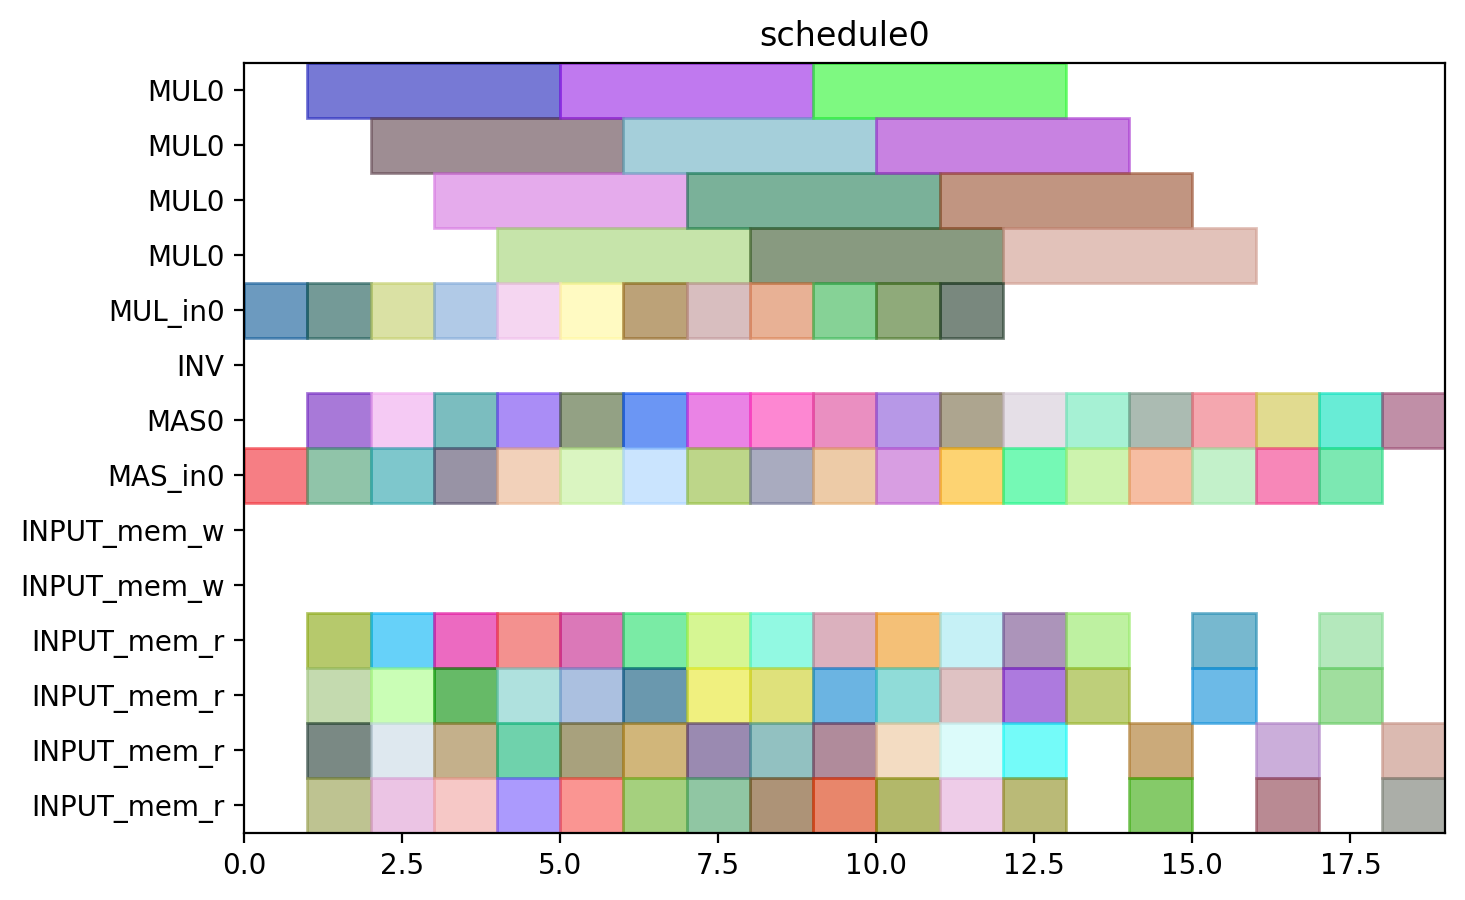

The Python source for this figure:
from pyschedule import Scenario, solvers, plotters, alt


def solve():
	horizon = 110
	S = Scenario("schedule0", horizon=horizon)

	# resource
	MUL = S.Resources('MUL', num=1, size=4)
	MUL_in = S.Resources('MUL_in', num=1)
	INV = S.Resource('INV')
	MAS = S.Resources('MAS', num=1, size=1, periods=range(1, horizon))
	MAS_in = S.Resources('MAS_in', num=1)
	INPUT_mem_w = S.Resource('INPUT_mem_w', size=2)
	INPUT_mem_r = S.Resource('INPUT_mem_r', size=4)

	# result of previous scheduling

	# new tasks
	c_t0_t0_t0_in = S.Task('c_t0_t0_t0_in', length=1, delay_cost=1)
	c_t0_t0_t0_in += alt(MUL_in)
	c_t0_t0_t0 = S.Task('c_t0_t0_t0', length=4, delay_cost=1)
	c_t0_t0_t0 += alt(MUL)
	S += c_t0_t0_t0>=c_t0_t0_t0_in

	c_t0_t0_t0_mem0 = S.Task('c_t0_t0_t0_mem0', length=1, delay_cost=1)
	c_t0_t0_t0_mem0 += INPUT_mem_r
	S += c_t0_t0_t0_mem0-1 <= c_t0_t0_t0

	c_t0_t0_t0_mem1 = S.Task('c_t0_t0_t0_mem1', length=1, delay_cost=1)
	c_t0_t0_t0_mem1 += INPUT_mem_r
	S += c_t0_t0_t0_mem1-1 <= c_t0_t0_t0

	c_t0_t0_t1_in = S.Task('c_t0_t0_t1_in', length=1, delay_cost=1)
	c_t0_t0_t1_in += alt(MUL_in)
	c_t0_t0_t1 = S.Task('c_t0_t0_t1', length=4, delay_cost=1)
	c_t0_t0_t1 += alt(MUL)
	S += c_t0_t0_t1>=c_t0_t0_t1_in

	c_t0_t0_t1_mem0 = S.Task('c_t0_t0_t1_mem0', length=1, delay_cost=1)
	c_t0_t0_t1_mem0 += INPUT_mem_r
	S += c_t0_t0_t1_mem0-1 <= c_t0_t0_t1

	c_t0_t0_t1_mem1 = S.Task('c_t0_t0_t1_mem1', length=1, delay_cost=1)
	c_t0_t0_t1_mem1 += INPUT_mem_r
	S += c_t0_t0_t1_mem1-1 <= c_t0_t0_t1

	c_t0_t0_t2_in = S.Task('c_t0_t0_t2_in', length=1, delay_cost=1)
	c_t0_t0_t2_in += alt(MAS_in)
	c_t0_t0_t2 = S.Task('c_t0_t0_t2', length=1, delay_cost=1)
	c_t0_t0_t2 += alt(MAS)

	S += c_t0_t0_t2>=c_t0_t0_t2_in

	c_t0_t0_t2_mem0 = S.Task('c_t0_t0_t2_mem0', length=1, delay_cost=1)
	c_t0_t0_t2_mem0 += INPUT_mem_r
	S += c_t0_t0_t2_mem0-1 <= c_t0_t0_t2

	c_t0_t0_t2_mem1 = S.Task('c_t0_t0_t2_mem1', length=1, delay_cost=1)
	c_t0_t0_t2_mem1 += INPUT_mem_r
	S += c_t0_t0_t2_mem1-1 <= c_t0_t0_t2

	c_t0_t0_t3_in = S.Task('c_t0_t0_t3_in', length=1, delay_cost=1)
	c_t0_t0_t3_in += alt(MAS_in)
	c_t0_t0_t3 = S.Task('c_t0_t0_t3', length=1, delay_cost=1)
	c_t0_t0_t3 += alt(MAS)

	S += c_t0_t0_t3>=c_t0_t0_t3_in

	c_t0_t0_t3_mem0 = S.Task('c_t0_t0_t3_mem0', length=1, delay_cost=1)
	c_t0_t0_t3_mem0 += INPUT_mem_r
	S += c_t0_t0_t3_mem0-1 <= c_t0_t0_t3

	c_t0_t0_t3_mem1 = S.Task('c_t0_t0_t3_mem1', length=1, delay_cost=1)
	c_t0_t0_t3_mem1 += INPUT_mem_r
	S += c_t0_t0_t3_mem1-1 <= c_t0_t0_t3

	c_t0_t1_t0_in = S.Task('c_t0_t1_t0_in', length=1, delay_cost=1)
	c_t0_t1_t0_in += alt(MUL_in)
	c_t0_t1_t0 = S.Task('c_t0_t1_t0', length=4, delay_cost=1)
	c_t0_t1_t0 += alt(MUL)
	S += c_t0_t1_t0>=c_t0_t1_t0_in

	c_t0_t1_t0_mem0 = S.Task('c_t0_t1_t0_mem0', length=1, delay_cost=1)
	c_t0_t1_t0_mem0 += INPUT_mem_r
	S += c_t0_t1_t0_mem0-1 <= c_t0_t1_t0

	c_t0_t1_t0_mem1 = S.Task('c_t0_t1_t0_mem1', length=1, delay_cost=1)
	c_t0_t1_t0_mem1 += INPUT_mem_r
	S += c_t0_t1_t0_mem1-1 <= c_t0_t1_t0

	c_t0_t1_t1_in = S.Task('c_t0_t1_t1_in', length=1, delay_cost=1)
	c_t0_t1_t1_in += alt(MUL_in)
	c_t0_t1_t1 = S.Task('c_t0_t1_t1', length=4, delay_cost=1)
	c_t0_t1_t1 += alt(MUL)
	S += c_t0_t1_t1>=c_t0_t1_t1_in

	c_t0_t1_t1_mem0 = S.Task('c_t0_t1_t1_mem0', length=1, delay_cost=1)
	c_t0_t1_t1_mem0 += INPUT_mem_r
	S += c_t0_t1_t1_mem0-1 <= c_t0_t1_t1

	c_t0_t1_t1_mem1 = S.Task('c_t0_t1_t1_mem1', length=1, delay_cost=1)
	c_t0_t1_t1_mem1 += INPUT_mem_r
	S += c_t0_t1_t1_mem1-1 <= c_t0_t1_t1

	c_t0_t1_t2_in = S.Task('c_t0_t1_t2_in', length=1, delay_cost=1)
	c_t0_t1_t2_in += alt(MAS_in)
	c_t0_t1_t2 = S.Task('c_t0_t1_t2', length=1, delay_cost=1)
	c_t0_t1_t2 += alt(MAS)

	S += c_t0_t1_t2>=c_t0_t1_t2_in

	c_t0_t1_t2_mem0 = S.Task('c_t0_t1_t2_mem0', length=1, delay_cost=1)
	c_t0_t1_t2_mem0 += INPUT_mem_r
	S += c_t0_t1_t2_mem0-1 <= c_t0_t1_t2

	c_t0_t1_t2_mem1 = S.Task('c_t0_t1_t2_mem1', length=1, delay_cost=1)
	c_t0_t1_t2_mem1 += INPUT_mem_r
	S += c_t0_t1_t2_mem1-1 <= c_t0_t1_t2

	c_t0_t1_t3_in = S.Task('c_t0_t1_t3_in', length=1, delay_cost=1)
	c_t0_t1_t3_in += alt(MAS_in)
	c_t0_t1_t3 = S.Task('c_t0_t1_t3', length=1, delay_cost=1)
	c_t0_t1_t3 += alt(MAS)

	S += c_t0_t1_t3>=c_t0_t1_t3_in

	c_t0_t1_t3_mem0 = S.Task('c_t0_t1_t3_mem0', length=1, delay_cost=1)
	c_t0_t1_t3_mem0 += INPUT_mem_r
	S += c_t0_t1_t3_mem0-1 <= c_t0_t1_t3

	c_t0_t1_t3_mem1 = S.Task('c_t0_t1_t3_mem1', length=1, delay_cost=1)
	c_t0_t1_t3_mem1 += INPUT_mem_r
	S += c_t0_t1_t3_mem1-1 <= c_t0_t1_t3

	c_t0_t20_in = S.Task('c_t0_t20_in', length=1, delay_cost=1)
	c_t0_t20_in += alt(MAS_in)
	c_t0_t20 = S.Task('c_t0_t20', length=1, delay_cost=1)
	c_t0_t20 += alt(MAS)

	S += c_t0_t20>=c_t0_t20_in

	c_t0_t20_mem0 = S.Task('c_t0_t20_mem0', length=1, delay_cost=1)
	c_t0_t20_mem0 += INPUT_mem_r
	S += c_t0_t20_mem0-1 <= c_t0_t20

	c_t0_t20_mem1 = S.Task('c_t0_t20_mem1', length=1, delay_cost=1)
	c_t0_t20_mem1 += INPUT_mem_r
	S += c_t0_t20_mem1-1 <= c_t0_t20

	c_t0_t21_in = S.Task('c_t0_t21_in', length=1, delay_cost=1)
	c_t0_t21_in += alt(MAS_in)
	c_t0_t21 = S.Task('c_t0_t21', length=1, delay_cost=1)
	c_t0_t21 += alt(MAS)

	S += c_t0_t21>=c_t0_t21_in

	c_t0_t21_mem0 = S.Task('c_t0_t21_mem0', length=1, delay_cost=1)
	c_t0_t21_mem0 += INPUT_mem_r
	S += c_t0_t21_mem0-1 <= c_t0_t21

	c_t0_t21_mem1 = S.Task('c_t0_t21_mem1', length=1, delay_cost=1)
	c_t0_t21_mem1 += INPUT_mem_r
	S += c_t0_t21_mem1-1 <= c_t0_t21

	c_t0_t30_in = S.Task('c_t0_t30_in', length=1, delay_cost=1)
	c_t0_t30_in += alt(MAS_in)
	c_t0_t30 = S.Task('c_t0_t30', length=1, delay_cost=1)
	c_t0_t30 += alt(MAS)

	S += c_t0_t30>=c_t0_t30_in

	c_t0_t30_mem0 = S.Task('c_t0_t30_mem0', length=1, delay_cost=1)
	c_t0_t30_mem0 += INPUT_mem_r
	S += c_t0_t30_mem0-1 <= c_t0_t30

	c_t0_t30_mem1 = S.Task('c_t0_t30_mem1', length=1, delay_cost=1)
	c_t0_t30_mem1 += INPUT_mem_r
	S += c_t0_t30_mem1-1 <= c_t0_t30

	c_t0_t31_in = S.Task('c_t0_t31_in', length=1, delay_cost=1)
	c_t0_t31_in += alt(MAS_in)
	c_t0_t31 = S.Task('c_t0_t31', length=1, delay_cost=1)
	c_t0_t31 += alt(MAS)

	S += c_t0_t31>=c_t0_t31_in

	c_t0_t31_mem0 = S.Task('c_t0_t31_mem0', length=1, delay_cost=1)
	c_t0_t31_mem0 += INPUT_mem_r
	S += c_t0_t31_mem0-1 <= c_t0_t31

	c_t0_t31_mem1 = S.Task('c_t0_t31_mem1', length=1, delay_cost=1)
	c_t0_t31_mem1 += INPUT_mem_r
	S += c_t0_t31_mem1-1 <= c_t0_t31

	c_t1_t0_t0_in = S.Task('c_t1_t0_t0_in', length=1, delay_cost=1)
	c_t1_t0_t0_in += alt(MUL_in)
	c_t1_t0_t0 = S.Task('c_t1_t0_t0', length=4, delay_cost=1)
	c_t1_t0_t0 += alt(MUL)
	S += c_t1_t0_t0>=c_t1_t0_t0_in

	c_t1_t0_t0_mem0 = S.Task('c_t1_t0_t0_mem0', length=1, delay_cost=1)
	c_t1_t0_t0_mem0 += INPUT_mem_r
	S += c_t1_t0_t0_mem0-1 <= c_t1_t0_t0

	c_t1_t0_t0_mem1 = S.Task('c_t1_t0_t0_mem1', length=1, delay_cost=1)
	c_t1_t0_t0_mem1 += INPUT_mem_r
	S += c_t1_t0_t0_mem1-1 <= c_t1_t0_t0

	c_t1_t0_t1_in = S.Task('c_t1_t0_t1_in', length=1, delay_cost=1)
	c_t1_t0_t1_in += alt(MUL_in)
	c_t1_t0_t1 = S.Task('c_t1_t0_t1', length=4, delay_cost=1)
	c_t1_t0_t1 += alt(MUL)
	S += c_t1_t0_t1>=c_t1_t0_t1_in

	c_t1_t0_t1_mem0 = S.Task('c_t1_t0_t1_mem0', length=1, delay_cost=1)
	c_t1_t0_t1_mem0 += INPUT_mem_r
	S += c_t1_t0_t1_mem0-1 <= c_t1_t0_t1

	c_t1_t0_t1_mem1 = S.Task('c_t1_t0_t1_mem1', length=1, delay_cost=1)
	c_t1_t0_t1_mem1 += INPUT_mem_r
	S += c_t1_t0_t1_mem1-1 <= c_t1_t0_t1

	c_t1_t0_t2_in = S.Task('c_t1_t0_t2_in', length=1, delay_cost=1)
	c_t1_t0_t2_in += alt(MAS_in)
	c_t1_t0_t2 = S.Task('c_t1_t0_t2', length=1, delay_cost=1)
	c_t1_t0_t2 += alt(MAS)

	S += c_t1_t0_t2>=c_t1_t0_t2_in

	c_t1_t0_t2_mem0 = S.Task('c_t1_t0_t2_mem0', length=1, delay_cost=1)
	c_t1_t0_t2_mem0 += INPUT_mem_r
	S += c_t1_t0_t2_mem0-1 <= c_t1_t0_t2

	c_t1_t0_t2_mem1 = S.Task('c_t1_t0_t2_mem1', length=1, delay_cost=1)
	c_t1_t0_t2_mem1 += INPUT_mem_r
	S += c_t1_t0_t2_mem1-1 <= c_t1_t0_t2

	c_t1_t0_t3_in = S.Task('c_t1_t0_t3_in', length=1, delay_cost=1)
	c_t1_t0_t3_in += alt(MAS_in)
	c_t1_t0_t3 = S.Task('c_t1_t0_t3', length=1, delay_cost=1)
	c_t1_t0_t3 += alt(MAS)

	S += c_t1_t0_t3>=c_t1_t0_t3_in

	c_t1_t0_t3_mem0 = S.Task('c_t1_t0_t3_mem0', length=1, delay_cost=1)
	c_t1_t0_t3_mem0 += INPUT_mem_r
	S += c_t1_t0_t3_mem0-1 <= c_t1_t0_t3

	c_t1_t0_t3_mem1 = S.Task('c_t1_t0_t3_mem1', length=1, delay_cost=1)
	c_t1_t0_t3_mem1 += INPUT_mem_r
	S += c_t1_t0_t3_mem1-1 <= c_t1_t0_t3

	c_t1_t1_t0_in = S.Task('c_t1_t1_t0_in', length=1, delay_cost=1)
	c_t1_t1_t0_in += alt(MUL_in)
	c_t1_t1_t0 = S.Task('c_t1_t1_t0', length=4, delay_cost=1)
	c_t1_t1_t0 += alt(MUL)
	S += c_t1_t1_t0>=c_t1_t1_t0_in

	c_t1_t1_t0_mem0 = S.Task('c_t1_t1_t0_mem0', length=1, delay_cost=1)
	c_t1_t1_t0_mem0 += INPUT_mem_r
	S += c_t1_t1_t0_mem0-1 <= c_t1_t1_t0

	c_t1_t1_t0_mem1 = S.Task('c_t1_t1_t0_mem1', length=1, delay_cost=1)
	c_t1_t1_t0_mem1 += INPUT_mem_r
	S += c_t1_t1_t0_mem1-1 <= c_t1_t1_t0

	c_t1_t1_t1_in = S.Task('c_t1_t1_t1_in', length=1, delay_cost=1)
	c_t1_t1_t1_in += alt(MUL_in)
	c_t1_t1_t1 = S.Task('c_t1_t1_t1', length=4, delay_cost=1)
	c_t1_t1_t1 += alt(MUL)
	S += c_t1_t1_t1>=c_t1_t1_t1_in

	c_t1_t1_t1_mem0 = S.Task('c_t1_t1_t1_mem0', length=1, delay_cost=1)
	c_t1_t1_t1_mem0 += INPUT_mem_r
	S += c_t1_t1_t1_mem0-1 <= c_t1_t1_t1

	c_t1_t1_t1_mem1 = S.Task('c_t1_t1_t1_mem1', length=1, delay_cost=1)
	c_t1_t1_t1_mem1 += INPUT_mem_r
	S += c_t1_t1_t1_mem1-1 <= c_t1_t1_t1

	c_t1_t1_t2_in = S.Task('c_t1_t1_t2_in', length=1, delay_cost=1)
	c_t1_t1_t2_in += alt(MAS_in)
	c_t1_t1_t2 = S.Task('c_t1_t1_t2', length=1, delay_cost=1)
	c_t1_t1_t2 += alt(MAS)

	S += c_t1_t1_t2>=c_t1_t1_t2_in

	c_t1_t1_t2_mem0 = S.Task('c_t1_t1_t2_mem0', length=1, delay_cost=1)
	c_t1_t1_t2_mem0 += INPUT_mem_r
	S += c_t1_t1_t2_mem0-1 <= c_t1_t1_t2

	c_t1_t1_t2_mem1 = S.Task('c_t1_t1_t2_mem1', length=1, delay_cost=1)
	c_t1_t1_t2_mem1 += INPUT_mem_r
	S += c_t1_t1_t2_mem1-1 <= c_t1_t1_t2

	c_t1_t1_t3_in = S.Task('c_t1_t1_t3_in', length=1, delay_cost=1)
	c_t1_t1_t3_in += alt(MAS_in)
	c_t1_t1_t3 = S.Task('c_t1_t1_t3', length=1, delay_cost=1)
	c_t1_t1_t3 += alt(MAS)

	S += c_t1_t1_t3>=c_t1_t1_t3_in

	c_t1_t1_t3_mem0 = S.Task('c_t1_t1_t3_mem0', length=1, delay_cost=1)
	c_t1_t1_t3_mem0 += INPUT_mem_r
	S += c_t1_t1_t3_mem0-1 <= c_t1_t1_t3

	c_t1_t1_t3_mem1 = S.Task('c_t1_t1_t3_mem1', length=1, delay_cost=1)
	c_t1_t1_t3_mem1 += INPUT_mem_r
	S += c_t1_t1_t3_mem1-1 <= c_t1_t1_t3

	c_t1_t20_in = S.Task('c_t1_t20_in', length=1, delay_cost=1)
	c_t1_t20_in += alt(MAS_in)
	c_t1_t20 = S.Task('c_t1_t20', length=1, delay_cost=1)
	c_t1_t20 += alt(MAS)

	S += c_t1_t20>=c_t1_t20_in

	c_t1_t20_mem0 = S.Task('c_t1_t20_mem0', length=1, delay_cost=1)
	c_t1_t20_mem0 += INPUT_mem_r
	S += c_t1_t20_mem0-1 <= c_t1_t20

	c_t1_t20_mem1 = S.Task('c_t1_t20_mem1', length=1, delay_cost=1)
	c_t1_t20_mem1 += INPUT_mem_r
	S += c_t1_t20_mem1-1 <= c_t1_t20

	c_t1_t21_in = S.Task('c_t1_t21_in', length=1, delay_cost=1)
	c_t1_t21_in += alt(MAS_in)
	c_t1_t21 = S.Task('c_t1_t21', length=1, delay_cost=1)
	c_t1_t21 += alt(MAS)

	S += c_t1_t21>=c_t1_t21_in

	c_t1_t21_mem0 = S.Task('c_t1_t21_mem0', length=1, delay_cost=1)
	c_t1_t21_mem0 += INPUT_mem_r
	S += c_t1_t21_mem0-1 <= c_t1_t21

	c_t1_t21_mem1 = S.Task('c_t1_t21_mem1', length=1, delay_cost=1)
	c_t1_t21_mem1 += INPUT_mem_r
	S += c_t1_t21_mem1-1 <= c_t1_t21

	c_t1_t30_in = S.Task('c_t1_t30_in', length=1, delay_cost=1)
	c_t1_t30_in += alt(MAS_in)
	c_t1_t30 = S.Task('c_t1_t30', length=1, delay_cost=1)
	c_t1_t30 += alt(MAS)

	S += c_t1_t30>=c_t1_t30_in

	c_t1_t30_mem0 = S.Task('c_t1_t30_mem0', length=1, delay_cost=1)
	c_t1_t30_mem0 += INPUT_mem_r
	S += c_t1_t30_mem0-1 <= c_t1_t30

	c_t1_t30_mem1 = S.Task('c_t1_t30_mem1', length=1, delay_cost=1)
	c_t1_t30_mem1 += INPUT_mem_r
	S += c_t1_t30_mem1-1 <= c_t1_t30

	c_t1_t31_in = S.Task('c_t1_t31_in', length=1, delay_cost=1)
	c_t1_t31_in += alt(MAS_in)
	c_t1_t31 = S.Task('c_t1_t31', length=1, delay_cost=1)
	c_t1_t31 += alt(MAS)

	S += c_t1_t31>=c_t1_t31_in

	c_t1_t31_mem0 = S.Task('c_t1_t31_mem0', length=1, delay_cost=1)
	c_t1_t31_mem0 += INPUT_mem_r
	S += c_t1_t31_mem0-1 <= c_t1_t31

	c_t1_t31_mem1 = S.Task('c_t1_t31_mem1', length=1, delay_cost=1)
	c_t1_t31_mem1 += INPUT_mem_r
	S += c_t1_t31_mem1-1 <= c_t1_t31

	c_t2_t0_t0_in = S.Task('c_t2_t0_t0_in', length=1, delay_cost=1)
	c_t2_t0_t0_in += alt(MUL_in)
	c_t2_t0_t0 = S.Task('c_t2_t0_t0', length=4, delay_cost=1)
	c_t2_t0_t0 += alt(MUL)
	S += c_t2_t0_t0>=c_t2_t0_t0_in

	c_t2_t0_t0_mem0 = S.Task('c_t2_t0_t0_mem0', length=1, delay_cost=1)
	c_t2_t0_t0_mem0 += INPUT_mem_r
	S += c_t2_t0_t0_mem0-1 <= c_t2_t0_t0

	c_t2_t0_t0_mem1 = S.Task('c_t2_t0_t0_mem1', length=1, delay_cost=1)
	c_t2_t0_t0_mem1 += INPUT_mem_r
	S += c_t2_t0_t0_mem1-1 <= c_t2_t0_t0

	c_t2_t0_t1_in = S.Task('c_t2_t0_t1_in', length=1, delay_cost=1)
	c_t2_t0_t1_in += alt(MUL_in)
	c_t2_t0_t1 = S.Task('c_t2_t0_t1', length=4, delay_cost=1)
	c_t2_t0_t1 += alt(MUL)
	S += c_t2_t0_t1>=c_t2_t0_t1_in

	c_t2_t0_t1_mem0 = S.Task('c_t2_t0_t1_mem0', length=1, delay_cost=1)
	c_t2_t0_t1_mem0 += INPUT_mem_r
	S += c_t2_t0_t1_mem0-1 <= c_t2_t0_t1

	c_t2_t0_t1_mem1 = S.Task('c_t2_t0_t1_mem1', length=1, delay_cost=1)
	c_t2_t0_t1_mem1 += INPUT_mem_r
	S += c_t2_t0_t1_mem1-1 <= c_t2_t0_t1

	c_t2_t0_t2_in = S.Task('c_t2_t0_t2_in', length=1, delay_cost=1)
	c_t2_t0_t2_in += alt(MAS_in)
	c_t2_t0_t2 = S.Task('c_t2_t0_t2', length=1, delay_cost=1)
	c_t2_t0_t2 += alt(MAS)

	S += c_t2_t0_t2>=c_t2_t0_t2_in

	c_t2_t0_t2_mem0 = S.Task('c_t2_t0_t2_mem0', length=1, delay_cost=1)
	c_t2_t0_t2_mem0 += INPUT_mem_r
	S += c_t2_t0_t2_mem0-1 <= c_t2_t0_t2

	c_t2_t0_t2_mem1 = S.Task('c_t2_t0_t2_mem1', length=1, delay_cost=1)
	c_t2_t0_t2_mem1 += INPUT_mem_r
	S += c_t2_t0_t2_mem1-1 <= c_t2_t0_t2

	c_t2_t0_t3_in = S.Task('c_t2_t0_t3_in', length=1, delay_cost=1)
	c_t2_t0_t3_in += alt(MAS_in)
	c_t2_t0_t3 = S.Task('c_t2_t0_t3', length=1, delay_cost=1)
	c_t2_t0_t3 += alt(MAS)

	S += c_t2_t0_t3>=c_t2_t0_t3_in

	c_t2_t0_t3_mem0 = S.Task('c_t2_t0_t3_mem0', length=1, delay_cost=1)
	c_t2_t0_t3_mem0 += INPUT_mem_r
	S += c_t2_t0_t3_mem0-1 <= c_t2_t0_t3

	c_t2_t0_t3_mem1 = S.Task('c_t2_t0_t3_mem1', length=1, delay_cost=1)
	c_t2_t0_t3_mem1 += INPUT_mem_r
	S += c_t2_t0_t3_mem1-1 <= c_t2_t0_t3

	c_t2_t1_t0_in = S.Task('c_t2_t1_t0_in', length=1, delay_cost=1)
	c_t2_t1_t0_in += alt(MUL_in)
	c_t2_t1_t0 = S.Task('c_t2_t1_t0', length=4, delay_cost=1)
	c_t2_t1_t0 += alt(MUL)
	S += c_t2_t1_t0>=c_t2_t1_t0_in

	c_t2_t1_t0_mem0 = S.Task('c_t2_t1_t0_mem0', length=1, delay_cost=1)
	c_t2_t1_t0_mem0 += INPUT_mem_r
	S += c_t2_t1_t0_mem0-1 <= c_t2_t1_t0

	c_t2_t1_t0_mem1 = S.Task('c_t2_t1_t0_mem1', length=1, delay_cost=1)
	c_t2_t1_t0_mem1 += INPUT_mem_r
	S += c_t2_t1_t0_mem1-1 <= c_t2_t1_t0

	c_t2_t1_t1_in = S.Task('c_t2_t1_t1_in', length=1, delay_cost=1)
	c_t2_t1_t1_in += alt(MUL_in)
	c_t2_t1_t1 = S.Task('c_t2_t1_t1', length=4, delay_cost=1)
	c_t2_t1_t1 += alt(MUL)
	S += c_t2_t1_t1>=c_t2_t1_t1_in

	c_t2_t1_t1_mem0 = S.Task('c_t2_t1_t1_mem0', length=1, delay_cost=1)
	c_t2_t1_t1_mem0 += INPUT_mem_r
	S += c_t2_t1_t1_mem0-1 <= c_t2_t1_t1

	c_t2_t1_t1_mem1 = S.Task('c_t2_t1_t1_mem1', length=1, delay_cost=1)
	c_t2_t1_t1_mem1 += INPUT_mem_r
	S += c_t2_t1_t1_mem1-1 <= c_t2_t1_t1

	solvers.mip.solve(S,msg=1,kind='CPLEX',ratio_gap=1.01)

	solution = [['hoge']*len(S.solution()[1]) for i in range(len(S.solution()))]
	for i in range(len(S.solution())):
		for j in range(len(S.solution()[i])):
			solution[i][j]=str(S.solution()[i][j])
	print(solution)

	cycles = int(solution[-1][3])

	pic_file_name = "/home/mfukuda/ABE/python/scheduling/result/MUL_mul1_4_add1_1/schedule0.png"
	if(S.solution() != []):
		plotters.matplotlib.plot(S,img_filename=pic_file_name, show_task_labels=False, fig_size=(cycles*0.25+3, 5))

	return solution
